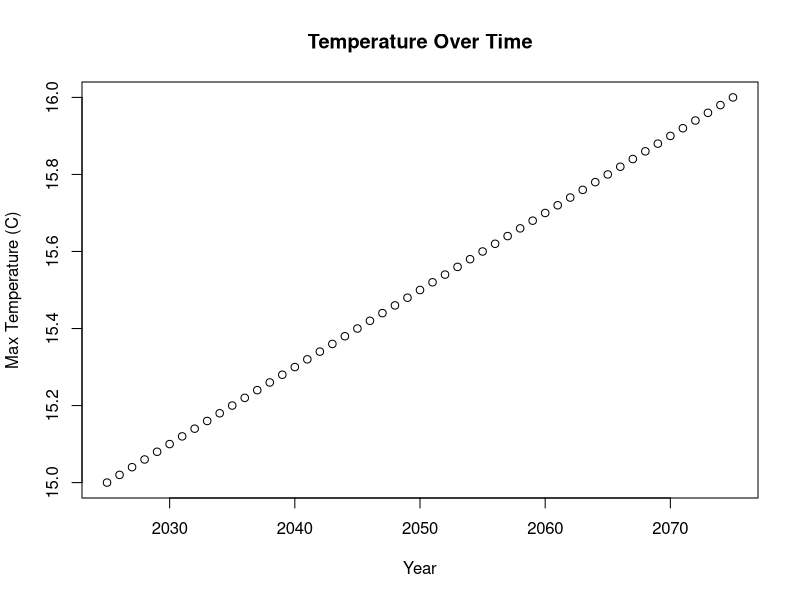

The R script that drew this image:
## ---- chunk 1
knitr::opts_chunk$set(echo = TRUE)
rm(list=ls())
## ---- chunk 2
# Type the following in the console, then press enter 
2+3


# variable assignment happens with an arrow (on a mac can do option -) 
a <- 2
b <- 3

a + b

## ---- chunk 3
# This is a comment, you can use '#' to write notes to yourself in your code
# - Comments are what make or break good coders
# - Good comments also create coders who can collaborate with others.
# - If you ever think you're writing "too" many comments, you are not
# - The things you think are obvious in your code won't be to others
# - (nor yourself in a year when you get back to a project)

# Comments are written in the same spot as code
# But they are ignored by the computer
# Let's run some code
print("Hello, World!")
## ---- chunk 4
# Numeric -- integer: no decimal points
myInt <- 1

# Numeric -- double: decimal points
myNum <- 2.4

# character (string) 
myChar_a <- "a"
myChar_b <- 'b'

# You can have a variable that stores a character value,
# but the character value is a number
trick_q <- "1"
trick_q

## ---- chunk 5
# logical (Boolean/Indicator variable): a true/false statement. Use () to evaluate if something is true or false
myBool_1 <- (3 < 4)
myBool_2 <- (3 > 4)
## ---- chunk 6
# vector: can only be a vector of one data type (numeric, logical, string)
myVec_n <- c(1, 2, 3, 4, 5)
myVec_s <- c(myChar_a, "b", "c")
myVec_string <- c(1, "b", "c")
myVec_string # notice the 1 has been make char bc of the "
## ---- chunk 7
# we already have a vector of numeric data 
myVec_n

# matrix: should only be a matrix of one data type
myMat_n <- matrix(c(myVec_n, 
                6, 7, 8, 9, 10), 
              nrow = 2, 
              ncol = 5)

## ---- chunk 8
# Lists 
myList <- list(2, "c", myMat_n)
myList[[1]] # returns numeric 
myList[[2]] # returns string
myList [[3]] # returns matrix
## ---- chunk 9
# data frame: can have multiple data types 
myDF <- as.data.frame(myMat_n)
colnames(myDF) # print column names

## ---- chunk 10
colnames(myDF) <- c("num_hunts", "temp", "num_adults", "num_cubs", "distance_from_road")

colnames(myDF)
## ---- chunk 11
# investigate one column 
myDF$num_adults

#create a new column 
myDF$total_lions <- myDF$num_adults + myDF$num_cubs
myDF
## ---- chunk 12
# Create the data frame
myPpl <- data.frame(
  name = c("Andie", "Bridger", "Scott"),
  gender = c("Female", "non-binary", "Male"),
  male = c(FALSE, FALSE, TRUE),
  income_cat = c("middle", "poor", "rich"),
  park_dist_mi = c(1, 0.5, 0.1)
)
myPpl

# Try referencing one column
myPpl$name # version 1: $ notation
myPpl[, 1] # version 2: [row, column] notation

# Try referencing one row 
myPpl[1,]

# Try referencing one cell
myPpl$name[2] # version 1: $ and bracket 
myPpl[2, 1] # version 2: bracket only 


## ---- chunk 13

# assigning new value to same variable (something to do carefully)
a <- 5
a <- a + 1 # If you run this line more than once, you will NOT get six
a

# assigning new value to new variable
a <- 5
a_new <- a + 1 # If you run this line more than one, you WILL get six
a_new
## ---- chunk 14

get_visits <- function(Far){
  v <- Far/100 - (Far/100)^2  
  return(v)
}

get_visits(0)
get_visits(25)
get_visits(50)
get_visits(75)
get_visits(100)

## ---- chunk 15
# Complicated code that is simplified by the loop
print(1)
print(2)
print(3)
print(4)

# The following loop does the exact same thing
for (i in 1:4){
  print(i)
}

# more involved 
for (i in 1:4){
  print(i/4)
}

## ---- chunk 16
# combining loop and function  
for (i in 0:4){
  
  y = get_visits(i*25)
  
  print(y)
}

## ---- chunk 17
# Create a vector of the max_temps we want to get visits for
max_temps <- seq(0, 100, by = 10) # could sequence by steps of 1 (n = 100)
max_temps

# combining loop and our function
for (i in max_temps){
y <- get_visits(i)
print(y)
}
## ---- chunk 18
# the [i] here is indicating which row we are editing
myPpl$new_park_dist_a[1] <- myPpl$park_dist[1] + 1 # edit for Andie
myPpl$new_park_dist_a[2] <- myPpl$park_dist[2] + 1 # edit for Bridger
myPpl$new_park_dist_a[3] <- myPpl$park_dist[3] + 1 # edit for Scott

# print
myPpl
## ---- chunk 19
for(i in seq_along(myPpl$park_dist)){
  # change all people's distance
  myPpl$new_park_dist_b[i] <- myPpl$park_dist[i] + 1
}

myPpl
## ---- chunk 20
# Initialize parameters
initial_temp <- 15 # Initial temperature in degrees Celsius
n_year <- 51 # Number of n_year to simulate
temp_increase_per_year <- 0.02 # Temperature increase per year in degrees Celsius

# Create a numeric vector for the 50 years we will simulate
years <- numeric(n_year)
years[1] <- 2025 # initialize the first year

# Create a numeric vector for the 50 years of temperatures we will simulate
max_temps <- numeric(n_year)
max_temps[1] <- initial_temp # initialize temp in first year

# Simulate the temperature change over the n_year
# notice this will start in year TWO
for (yr in 2:n_year) {
  years[yr] <- years[yr - 1] + 1 # fill in the years
  max_temps[yr] <- max_temps[yr - 1] + temp_increase_per_year # fill in the max_temps
}

# Create a data frame to store the results
simulation_results <- data.frame(
  Year = years,
  Temperature = max_temps
)

# Print the results
head(simulation_results) # show the first few rows
tail(simulation_results) # show the last few rows

# Plot the results
plot(simulation_results$Year, simulation_results$Temperature,
     xlab = "Year", ylab = "Max Temperature (C)",
     main = "Temperature Over Time")
## ---- chunk 21

# goes through each row and changes distance if someone is not male
for (i in seq_along(myPpl$male)) {
  if (myPpl$male[i] == FALSE) { # check if someone is "not male"
    myPpl$park_dist_correct[i] <- myPpl$park_dist_mi[i] - 0.25 # adjust
  }else{
    myPpl$park_dist_correct[i] <- myPpl$park_dist_mi[i]
  }
}

myPpl
